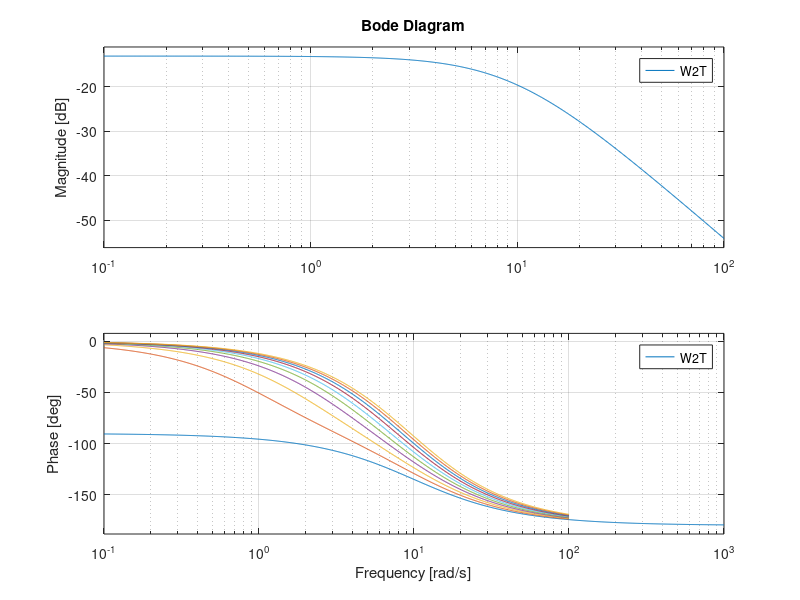
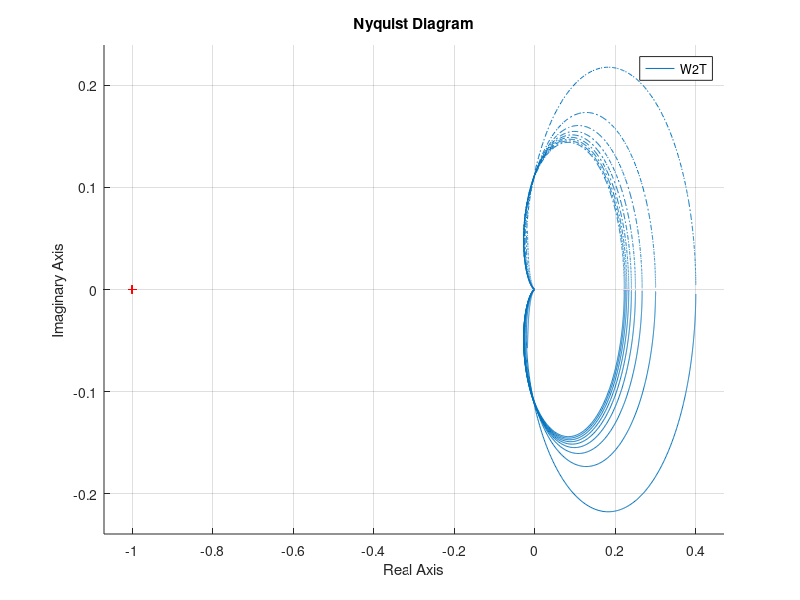
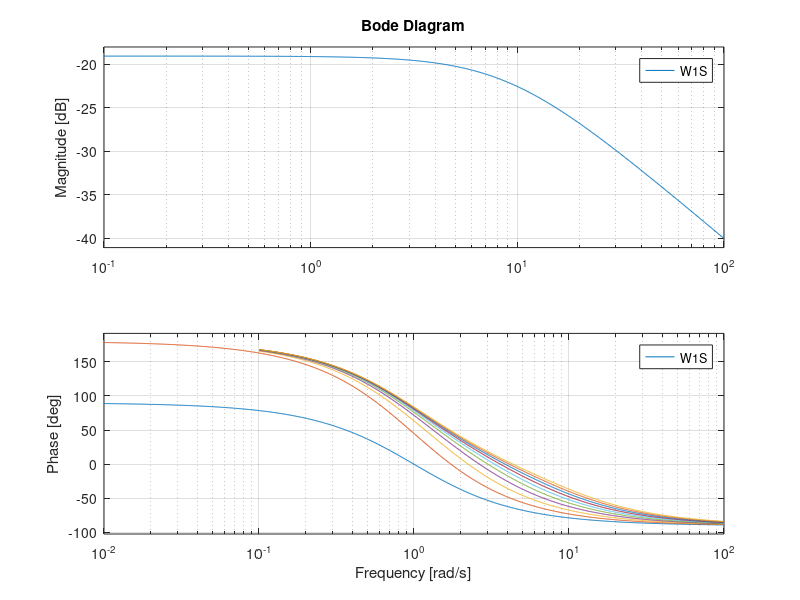
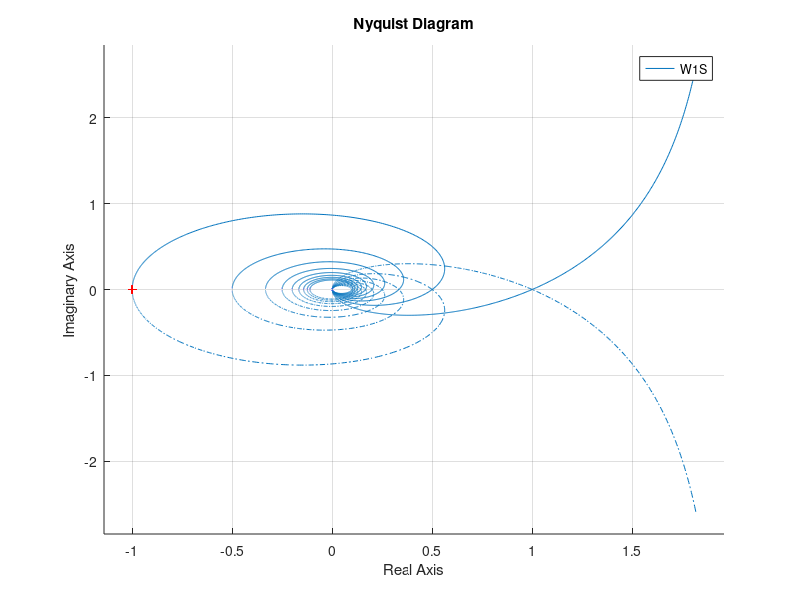

Write the MATLAB code that produced these figures, in order.
% Assignment 6
% Gianluca Coccia 0300085, Alessandro Lomazzo 0294640
% 04/01/2020

clearvars
close all
clc

K = 1:10;
for k=K  
W2T = tf([2*k] , [1, 9+k, 10*(k-1)]);
figure(1)
hold on;
bode(W2T);
figure(2);
hold on;
nyquist(W2T);

W1S = tf([1, -1] , [1, k, k-1]);
figure(3);
hold on;
bode(W1S);
figure(4);
hold on;
nyquist(W1S);

figure(5);
hold on;
bode(W1S / (1+2*W2T));
end